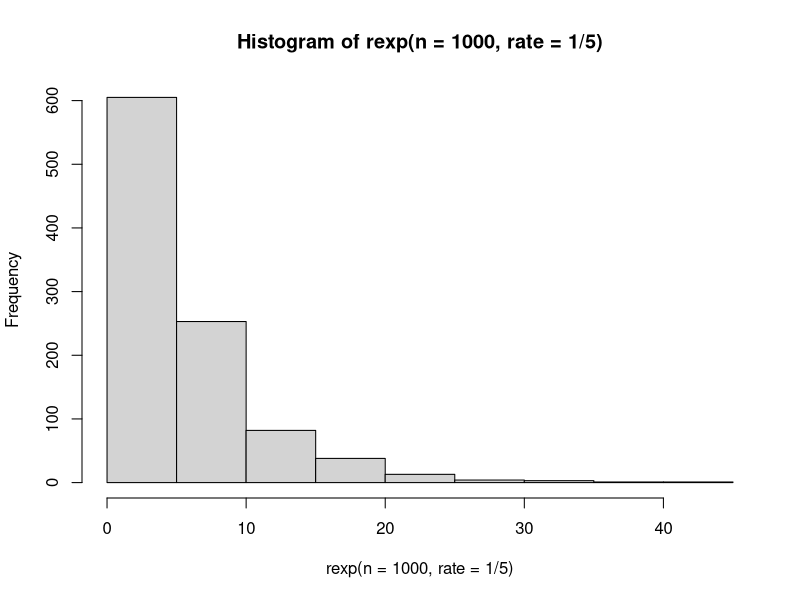
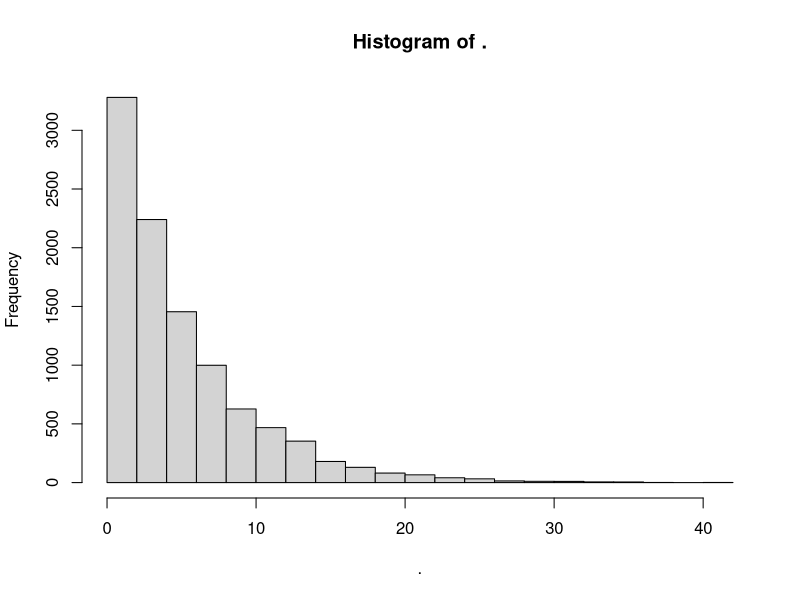
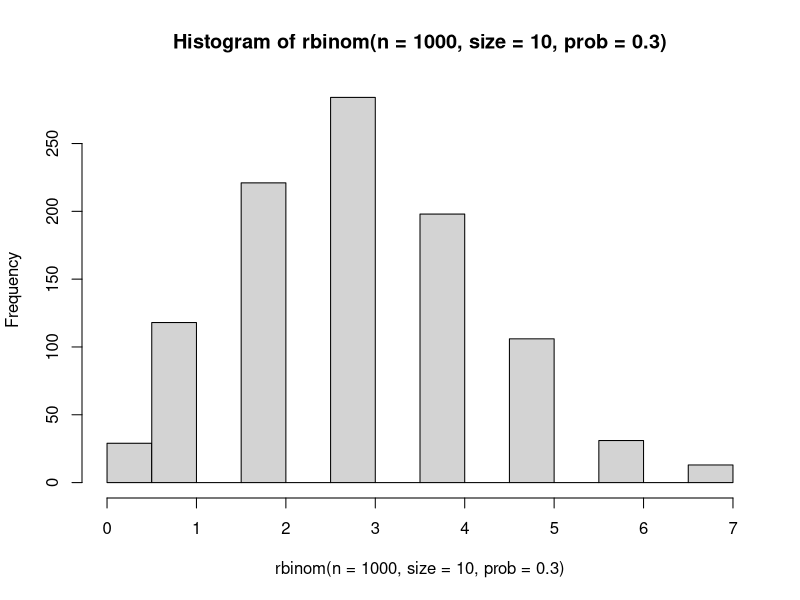
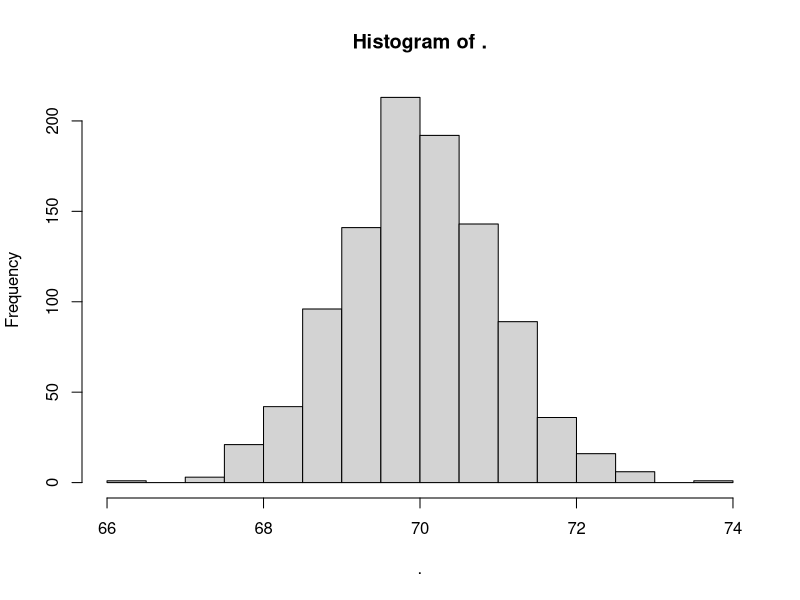
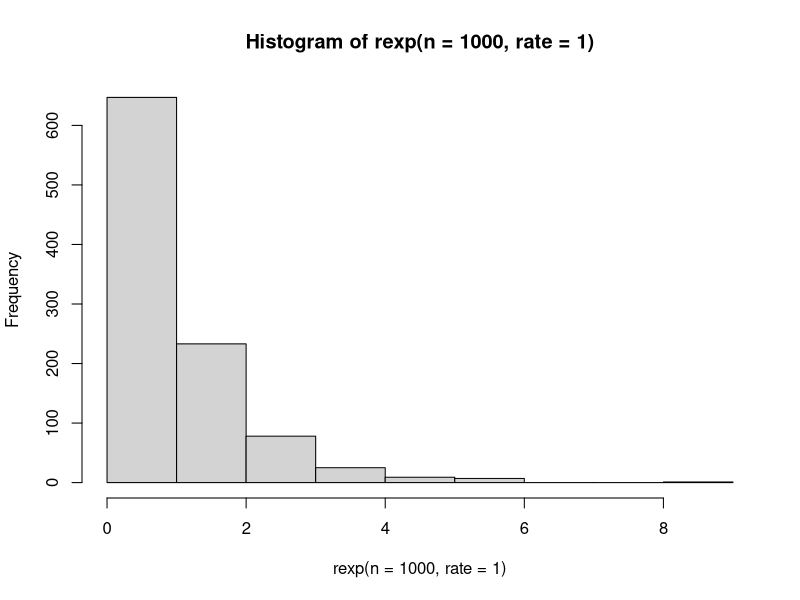
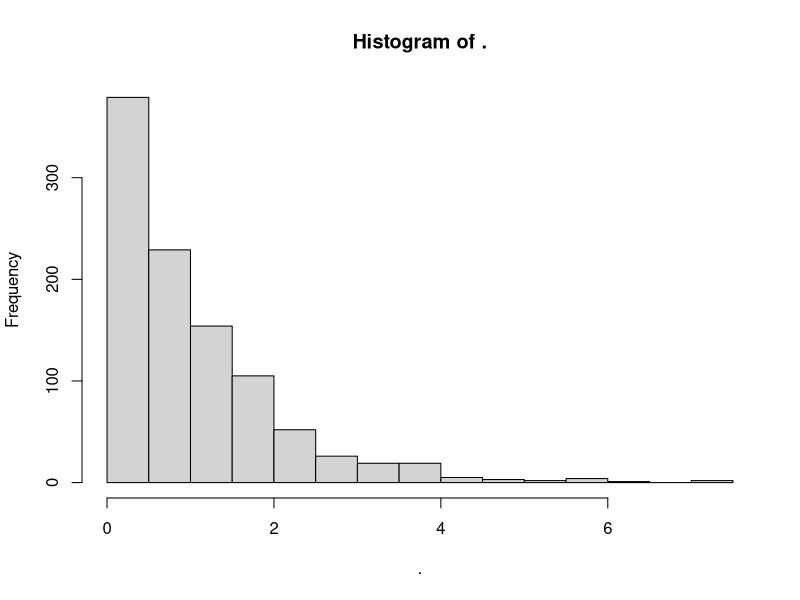
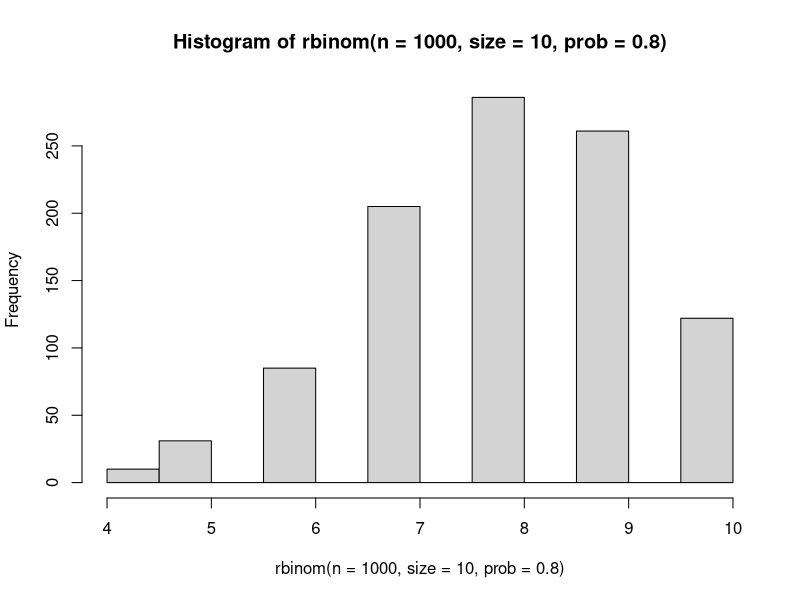
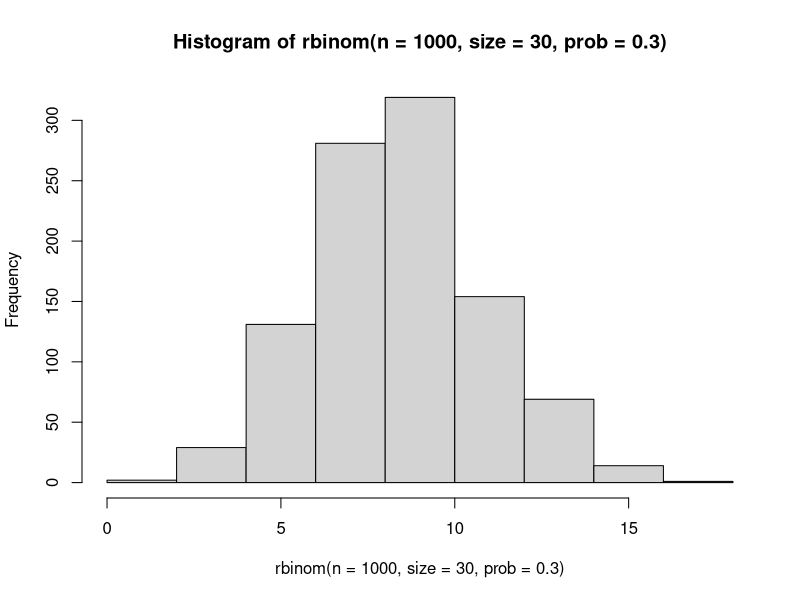

Here is the R script that generated these plots, in order:
## ---- chunk 1
?rbinom 
?rgeom
?rpois
## ---- chunk 2
# generate a single Binomial random variable:
rbinom(n = 1, size = 10, prob = .3)

# generate a single Geometric random variable:
rgeom(n = 1, prob = .4)

# generate a single Poisson random variable:
rpois(n = 1, lambda = 8)
## ---- chunk 3
# generate 10 Binomial random variables:
rbinom(n = 10, size = 20, prob = .3)
# generate 10 Geometric random variables:
rgeom(n = 10, p = 0.25)
# generate 10 Poisson random variables:
rpois(n = 10, lambda = 8)
## ---- chunk 4
# Exponential:
hist(rexp(n = 1000, rate=1/5))
  # or 
  library(magrittr)
  rexp(10000, rate=1/5) %>% hist # . as x-axis instead of distribution details 

# Binomial:
hist(rbinom(n = 1000, size = 10, prob = .3))

# Normal:
rnorm(n = 1000, mean = 70, sd = 1) %>% hist
## ---- chunk 5
# Exponential:
hist(rexp(n = 1000, rate = 1))
  # or 
  library(magrittr)
  rexp(1000, rate=1) %>% hist

# Binomial: (change p, not the size parameter)
hist(rbinom(n = 1000, size = 10, prob = .8))
# Binomial: (change the size parameter, not p)
hist(rbinom(n = 1000, size = 30, prob = .3))

# Normal: (change the mean, not the standard deviation)
hist(rnorm(n = 1000, mean = 40, sd = 1))
# Normal: (change the standard deviation, not the mean)
hist(rnorm(n = 1000, mean = 70, sd = 8))
## ---- chunk 6
# Exponential, for values k=0,1,2,...,20:
k <- seq(0,20)
plot( k, dexp(k ,rate=1))

# Binomial(n=10,p=0.3), for values k=0,1,2,...,9,10:
kk <- seq(0,10)
plot(kk, dbinom(kk, size=10, p =.3))

# Normal(mean=0,sd=1), for x in [-3,3] in increments of size 0.1:
x <- seq(-3,3,0.1)
plot( x, dnorm(x, mean=0, sd=1)) 
# Note that this is a density, not a mass function. For plotting purposes, we can't evaluate the pdf at EVERY point, so we'll just choose a few.

# Normal(mean=1,sd=2), for x in [-5,7] in increments of size 0.1
xx <- seq(-5,7,0.1)
plot( xx, dnorm(xx, mean=1, sd=2))
## ---- chunk 7
# 5a) Define a function sum_of_normals that takes a single argument n (assume that n is a non-negative integer), generates n independent normals with mean 0 and variance 1, and returns their sum. Hint: pay attention to the case n=0. What should be the sum of zero normals?
sum_of_normals <- function( n ){
  if (n<=0){
    return(0)
    }
  return(sum(rnorm(n, mean=0, sd=.5)))
}

sum_of_normals(8)


# 5b) Define a function sum_of_poissons that takes two arguments: a non-negative integer n and a positive real lambda. Your function should generate n independent Poisson random variables with shared parameter lambda, and return their sum. Assume that n is a non-negative integer and lambda is a positive real (i.e., numeric). n and lambda default to 1, so that sum_of_poissons(5) returns the sum of five Pois(1) random variables.
sum_of_poissons <- function( n=1, lamb=1) {
  if (n<=0 || lamb<0){
    return(0)
  }
  return(sum(rpois(n, lamb)))
}

sum_of_poissons(5)


# 5c) Define a function max_of_normals that takes three arguments:
# a non-negative integer n
# a real number (i.e., numeric) mu
# a positive real (i.e., positive numeric) sigma
# Your function should generate n independent normals with mean and sd given by mu and sigma, respectively, and return the maximum of those n normal RVs.
# mu should default to 0 and sigma should default to 1. There should be no default value for n.
# Hint: be careful of the case n=0. By convention, the maximum of an empty set (e.g., the maximum of a collection of zero normals) 
# By convention, the maximum of an empty set is negative infinity.
max_of_normals <- function(n, mu=0, sigma=1){
  if (n==0){
    return(-Inf)
  }
  return( sort(rnorm(n, mean=mu, sd=sigma), decreasing=TRUE)[1] )
}
max_of_normals(n=5)
